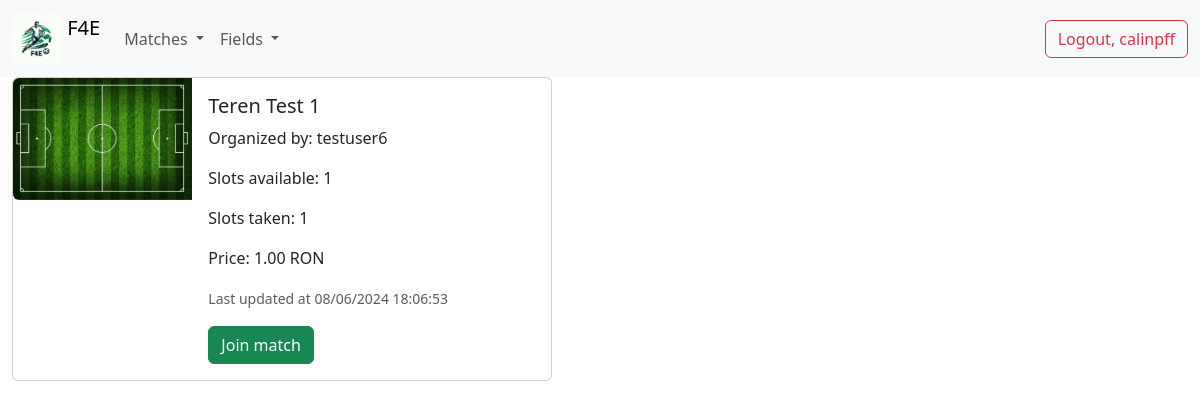
Page /match-details/13/ (signed in) on the earlier database version.
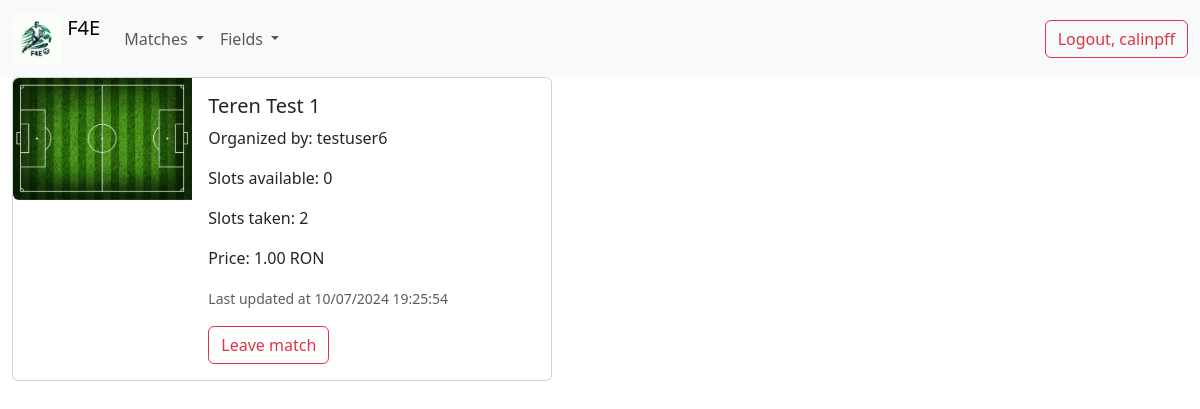
Same page on the later database version.
### players/models.py (models this page shows, shortened)
class Match(models.Model):
    organizer = models.ForeignKey(Player, on_delete=models.CASCADE, related_name='organizer', null=True)
    participants = models.ManyToManyField(Player, blank=True, related_name='participants')
    start_date = models.DateField(default=timezone.now)
    start_hour = models.TimeField(default=timezone.now)
    end_hour = models.TimeField(default=timezone.now)
    field = models.ForeignKey(Field, on_delete=models.CASCADE, default=True)
    duration = models.DurationField(default=timedelta(minutes=60))
    number_of_slots = models.PositiveIntegerField(default=1)
    price = models.DecimalField(max_digits=10, decimal_places=2)
    created_at = models.DateTimeField(auto_now_add=True, null=True)
    updated_at = models.DateTimeField(auto_now=True)
    def slots_available(self):
        return self.number_of_slots - self.participants.count()

class Field(models.Model):
    name = models.CharField(max_length=250)
    latitude = models.FloatField()
    longitude = models.FloatField()
    field_image = models.ImageField(upload_to='field_image/', default="field_image/teren_sintetic_test.png")
    def __str__(self):
        return self.name

class Player(AbstractUser):
    pass

### players/views.py (the view)
# urls.py: path('match-details/<int:pk>/', views.MatchDetailView.as_view(), name='match_details'),
class MatchDetailView(LoginRequiredMixin, DetailView):
    template_name = 'matches/match_details.html'
    model = Match

### templates/matches/match_details.html (shortened to what this page needs)
{% extends 'base.html' %}
{% load static %}
{% block content %}
    <div class="container-fluid">
        <div class="card mb-3" style="max-width: 540px;">
            <div class="row g-0">
                <div class="col-md-4">
                    {% if match.field.field_image %}
                        <img src="{{ match.field.field_image.url }}" class="img-fluid rounded-start"
                             alt="Field preview">
                    {% else %}
                        <img src="{{ match.field.field_image.url }}" class="img-fluid rounded-start"
                             alt="Field preview">
                    {% endif %}
                </div>
                <div class="col-md-8">
                    <div class="card-body">
                        <h5 class="card-title">{{ match.field }}</h5>
                        <p class="card-text">Organized by: {{ match.organizer }}</p>
                        <p class="card-text">Slots available: {{ match.slots_available }}</p>
                        <p class="card-text">Slots taken: {{ match.participants.count }}</p>
                        <p class="card-text">Price: {{ match.price }} RON</p>
                        <p class="card-text"><small class="text-body-secondary">Last updated at {{ match.updated_at|date:"d/m/Y H:i:s" }}</small></p>
                        <form action="{% url 'join_match' match.id %}" method="post">
                            {% if match.participants.count < match.number_of_slots and request.user not in match.participants.all and request.user != match.organizer %}
                                <button type="submit" class="btn btn-success text-center">Join match</button>
                            {% endif %}
                        </form>
                        {% if request.user in match.participants.all %}
                            <form action="{% url 'leave_match' match.id %}" method="post">
                                <button type="submit" class="btn btn-outline-danger text-center">Leave match</button>
                            </form>
                        {% endif %}
                    </div>
                </div>
            </div>
        </div>
    </div>
{% endblock %}

Differences in the rows shown:
changed Match "Teren Test 1": slots_available "1" → "0"; participants.count "1" → "2"; updated_at "08/06/2024 18:06:53" → "10/07/2024 19:25:54"
Other differences:
text no longer shown: "Join match"
text now shown: "Leave match"
